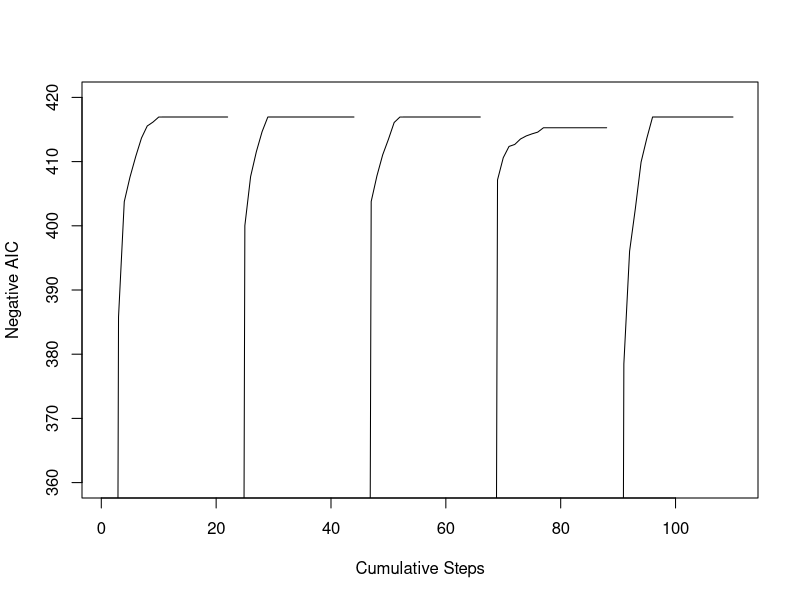

Here is the R script that generated this plot: (Note: a time limit stopped this script after it produced the figure.)
## ---- chunk 1
library(knitr)
knitr::opts_chunk$set(echo = TRUE)
knitr::opts_chunk$set(fig.width=5, fig.height=4, fig.align = "center")
knitr::opts_chunk$set(tidy.opts=list(width.cutoff=50),tidy=TRUE)
## ---- chunk 2
baseball <- read.csv("data/baseball.dat", sep="")
## ---- chunk 3
calcAIC <- function(candidate, X, y){
  n   = dim(X)[1]
  Xc  = as.matrix(cbind(rep(1,n), X[,candidate]))
  pc  = dim(Xc)[2]
  fit = lm.fit(Xc,y)
  return(n*log(crossprod(fit$residuals)/n)+2*(pc+1))
}

localSearch <- function(objectiveFn, candidate, nSteps = 20, reStarts = 5, minimize = FALSE, ...){
  p = length(candidate)
  objectiveValues = rep(NA, (nSteps+1)*reStarts)
  finalCandidates = matrix(0,reStarts,p)
  finalObjective  = rep(NA, reStarts)
  it = 0
  
  for(s in 1:reStarts){
    candidate = (runif(p)<0.5)
    currentObjective = objectiveFn(candidate,...)
    it = it+1
    objectiveValues[it] = NA
    it = it+1
    objectiveValues[it] = currentObjective
    
    for(i in 1:nSteps){
      bestCandidate = candidate
      bestObjective = currentObjective
      for(j in 1:p){
        for(k in j:p){
          newCandidate = candidate
          newCandidate[j] = !newCandidate[j]
          if(k == j){newCandidate[k] = newCandidate[k]
        }else{newCandidate[k] = !newCandidate[k]}
          newObjective = objectiveFn(newCandidate,...)
          
          if(minimize){
            if(newObjective < bestObjective){
              bestObjective = newObjective
              bestCandidate = newCandidate
            }
          } else{ #maximize
            if(newObjective > bestObjective){
              bestObjective = newObjective
              bestCandidate = newCandidate
            }
          }
        }
      }
      currentObjective = bestObjective
      candidate = bestCandidate
      it = it+1
      objectiveValues[it] = currentObjective
    }
    finalCandidates[s,candidate] = 1
    finalObjective[s] = bestObjective
  }
  return(list(it = it,
              finalObjective = finalObjective,
              finalCandidates = finalCandidates,
              objectiveValues = objectiveValues))
}

X <- baseball[,-1]
y <- log(baseball$salary)
candidate <- rep(1,dim(X)[2])
results   <- localSearch(calcAIC, candidate, nSteps = 20, reStarts = 5, minimize = TRUE, X = X, y = y)
## ---- chunk 4
numCand <- function(R, S, p, k){
  c <- matrix(NA, k, 1)
  for(i in 1:k){
    c[i] <- choose(p,i)
  }
  R*S*sum(c)+R
}
numCand(R = 5, S = 20, p = 27, k = 2)
numCand(R = 7, S = 1, p = 27, k = 2)
## ---- chunk 5
# Smallest AIC for each of the five restarts
minAIC <- data.frame("SmallestAIC" = results$finalObjective)
kable(minAIC)

# Overall best AIC
bestAIC <- data.frame("BestAIC" = min(minAIC))
kable(bestAIC)
## ---- chunk 6
results_data = data.frame(cum_step = seq(1,results$it,1), negAIC = -results$objectiveValues)
plot(results_data$cum_step, results_data$negAIC, type = "l", 
     xlab = "Cumulative Steps", ylab = "Negative AIC", ylim = c(360, 420))
## ---- chunk 7
wine <- read.csv("data/wine.dat", sep="")
## ---- chunk 8
calcTWGSS <- function(candidate, X){
    K = length(unique(candidate))
    p = dim(X)[2]
    SS <- matrix(NA, K, p)
    
    for(k in 1:K){
      for(j in 1:p){
        x_ij <- X[candidate == k,j]
        xbar_kj <- mean(x_ij)
        SS[k,j] <- sum((x_ij - xbar_kj)^2)
      }
    }
  return(sum(SS))
}

X <- wine[,-1]
y <- wine[,1]
kable(calcTWGSS(y, X))

geneticAlgo <- function(objectiveFn, candidate, G = 99, P = 25, muRate = 0.01, maximum = TRUE, K = 2, ...){
  p = length(candidate)
  multiplier = ifelse(maximum, 1, -1)
  candidates = matrix(sample(1:K, P*p, replace = T),P, p)
  offspring = matrix(NA, P, p)
  objectiveValuesMat = matrix(NA, P, G+1)
  bestObjectiveValue = -Inf
  objectiveValuesMat[,1] = apply(candidates, 1, function(c){objectiveFn(c,...)})
  for(i in 1:P){
    if(multiplier*objectiveValuesMat[i,1] > bestObjectiveValue){
      bestCandidate = (1:p)[candidates[i,]]
      bestObjectiveValue = multiplier*objectiveValuesMat[i,1]
    }
  }
  for(g in 1:G){
    fitness = 2*rank(multiplier*objectiveValuesMat[,g])/(P*(P+1))
    for(i in 1:P){
      parents = rbind(candidates[sample(P,1,prob = fitness),],
                      candidates[sample(P,1),])
      crossover = runif(p)<0.5
      offspring[i,] = parents[1,]
      offspring[i,crossover] = parents[2,crossover]
      mutations = runif(p) < muRate
      offspring[i,mutations] = sample(1:K, length(mutations[mutations == T]), replace = T)
    }
    candidates = offspring
    objectiveValuesMat[,g+1] = apply(candidates,1,function(c){objectiveFn(c,...)})
    for(i in 1:P){
      if(multiplier*objectiveValuesMat[i,g+1] > bestObjectiveValue){
        bestCandidate = (1:p)[candidates[i,]]
        bestObjectiveValue = multiplier*objectiveValuesMat[i,g+1]
      }
    }
  }
  return(list(bestValue = multiplier*bestObjectiveValue, bestCandidate = bestCandidate, objectiveValues = objectiveValuesMat, K = K))
}
## ---- chunk 9
X <- wine[,-1]
candidate <- rep(1,dim(X)[1])
geneticResults <- matrix(NA, 3,2)
for(k in 2:4){
results  <- geneticAlgo(calcTWGSS, candidate, G = 500, P = 200, muRate = 0.005, maximum = FALSE, K = k, X = X)
geneticResults[k-1,1] <- k
geneticResults[k-1,2] <- results$bestValue
}
colnames(geneticResults) <- c("K", "TWGSS")
kable(geneticResults)
